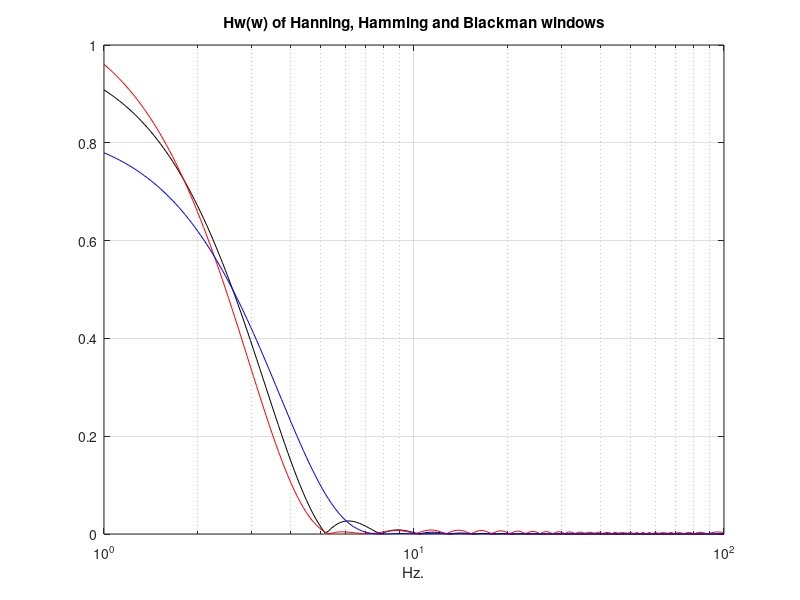

Source code (MATLAB):
% Comparison of  Hw(w) of Hanning, Hamming and Blackman windows
fs=130; %sampling frequency in Hz.
N=50; %even order
f=logspace(0,2,200); %logaritmic set of frequency values in Hz.
dend=[1]; %transfer function denominator

hw=hanning(N+1); %Hanning window
numd=2*hw/N; %transfer function numerator
G=freqz(numd,dend,f,fs); %computes frequency response
semilogx(f,abs(G),'k'); %plots gain
hold on;

hw=hamming(N+1); %Hamming window
numd=2*hw/N; %transfer function numerator
G=freqz(numd,dend,f,fs); %computes frequency response
semilogx(f,abs(G),'r'); %plots gain

hw=blackman(N+1); %Blackman window
numd=2*hw/N; %transfer function numerator
G=freqz(numd,dend,f,fs); %computes frequency response
semilogx(f,abs(G),'b'); %plots gain

axis([1 100 0 1]); title('Hw(w) of Hanning, Hamming and Blackman windows');
grid; xlabel('Hz.');
